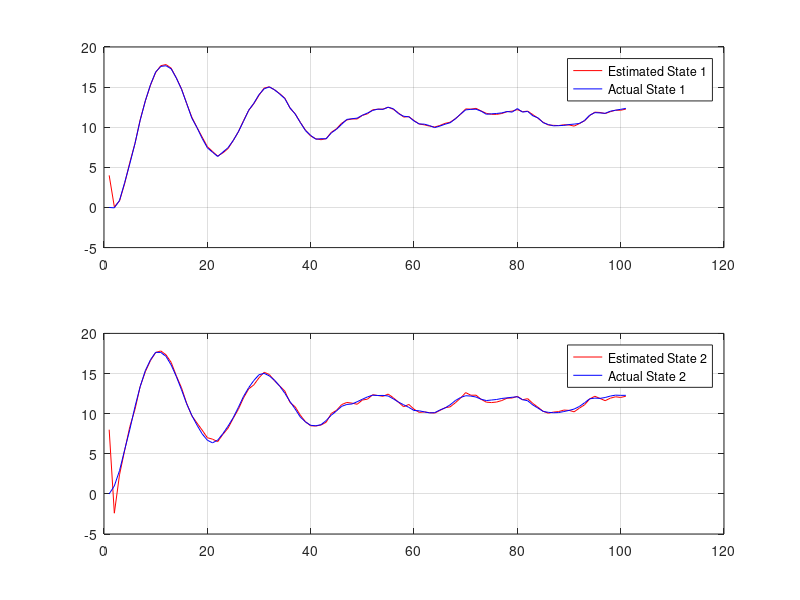
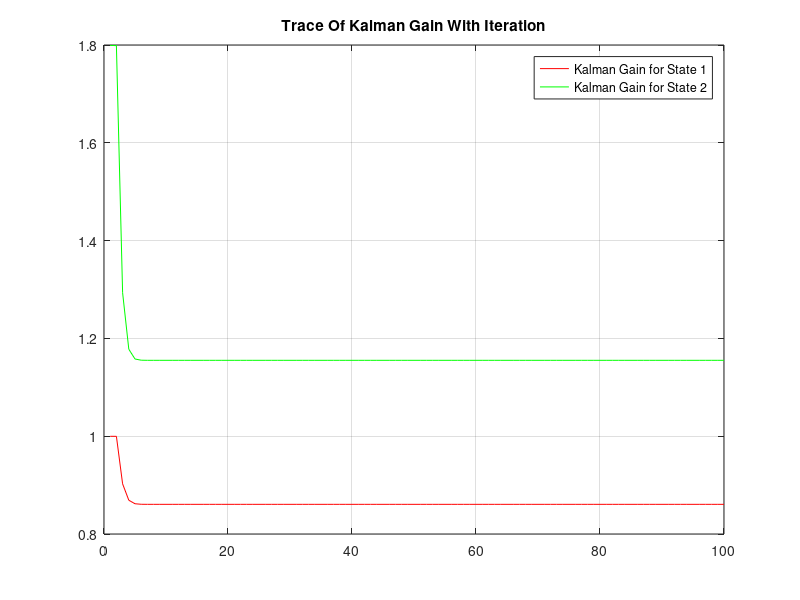
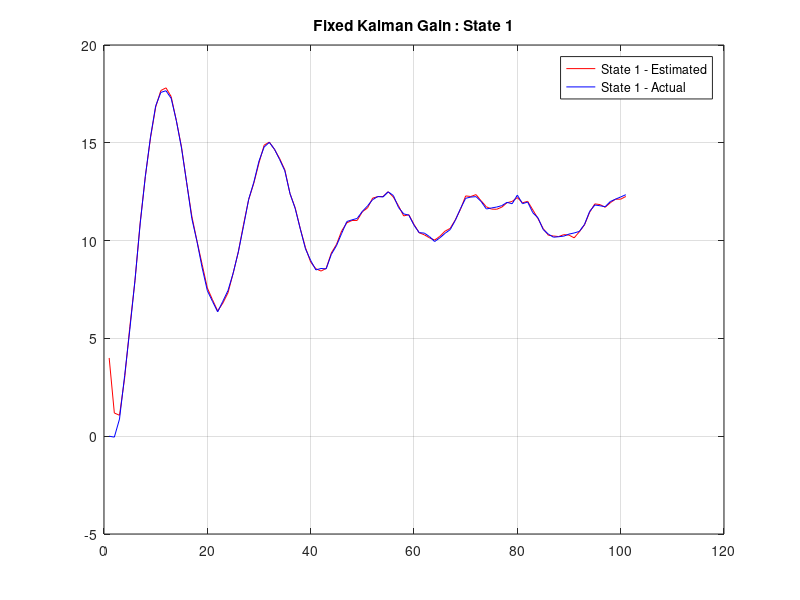
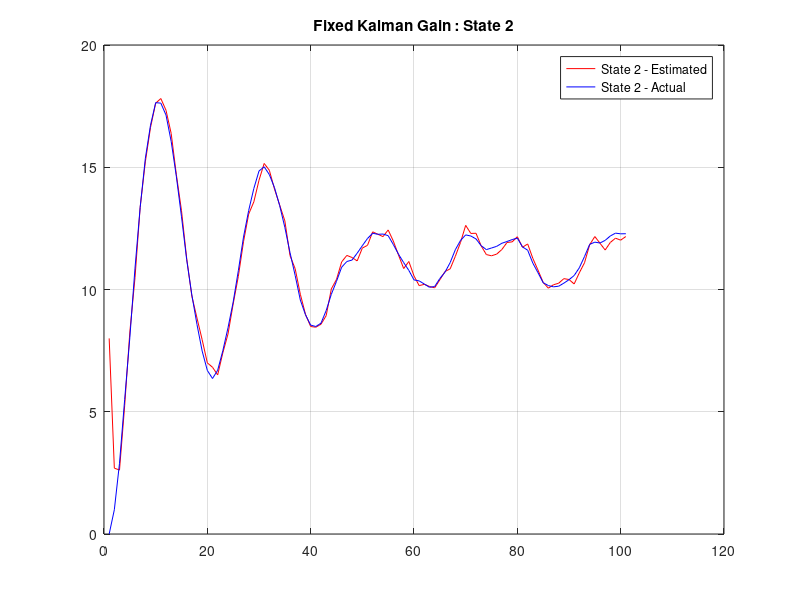

Here is the MATLAB script that generated these plots, in order:
% Q # 2
close all
clear all
clc

A=[0 1;-0.89 1.8];B=[0 ;1];
u=ones(100,1);
H=[1 0];
x(:,1)=[0;0];
xhatM(:,1)=[4;8]; %initial wrong estimate of states
P=500*eye(2); %initial guess of error covariance
PkMinus(:,1)=diag(P);
G=eye(2);Q=.1*eye(2);R=.1;
for i=1:100
x(:,i+1)=A*x(:,i)+B*u(i)+0.1*randn(2,1); % system at time i+1
temp(:,i+1)=x(:,i+1);
z(i+1)=H*x(:,i+1)+R*randn; % measurement at i+1
xhatT(:,i+1)=A*xhatM(:,i)+B*u(i); % Time Update state at i+1
P=A*P*A'+Q*G*G'; %Time Update Error Covariance
PkMinus(:,i+1)=diag(P); %Record Covariance updated
P=P-P*H'*inv(H*P*H'+R)*H*P; %Cov Measurement Update
PkPlus(:,i+1)=diag(P); %track time updated dovariance
KG=P*H'*inv(R); %Kalman Gain
KgRec(:,i)=KG; %Record kalman gain
xhatM(:,i+1)=xhatT(:,i+1)+KG*(z(i+1)-H*xhatT(:,i+1)); %Measurement Update
% x(:,i+1)=xhatM(:,i+1); %Feedback of updated state
end
t=1:101;
figure
subplot(2,1,1) ,plot(t,xhatM(1,:),'r',t,temp(1,:),'b');grid;legend('Estimated State 1','Actual State 1')
subplot(2,1,2) ,plot(t,xhatM(2,:),'r',t,temp(2,:),'b');grid;legend('Estimated State 2','Actual State 2')
% Q#3
figure:plot(t(1:100),KgRec(1,:),'r',t(1:100),KgRec(2,:),'g');grid;title('Trace Of Kalman Gain With Iteration')
legend('Kalman Gain for State 1','Kalman Gain for State 2');KG
[M,P,Z,E] = dlqe(A,G,H,Q,R);'The value of gain by Steady State Solution is'
M
%Simulation of system with steady state kalman gain
for i=1:100
xhatT(:,i+1)=A*xhatM(:,i)+B*u(i); %Time Update state at i+1
xhatM(:,i+1)=xhatT(:,i+1)+M*(z(i+1)-H*xhatT(:,i+1)); %Measurement Update
end

figure(11)

plot(t,xhatM(1,:),'r',t,x(1,:),'b');grid on ;
legend('State 1 - Estimated','State 1 - Actual')
title('Fixed Kalman Gain : State 1');

figure (12)
plot(t,xhatM(2,:),'r',t,x(2,:),'b');grid on ;legend('State 2 - Estimated','State 2 - Actual')
title('Fixed Kalman Gain : State 2')
% Confirmation of Part (a) Q # 3 , Reiterating the P equation
clear P
P=1000*eye(2);
for i=1:40 %some arbitrary number of Iterations to get the solution converged
P=A*P*A'+Q*G*G';
P=P-P*H'*inv(H*P*H'+R)*H*P;
end
KG_Iteration=P*H'*inv(R);